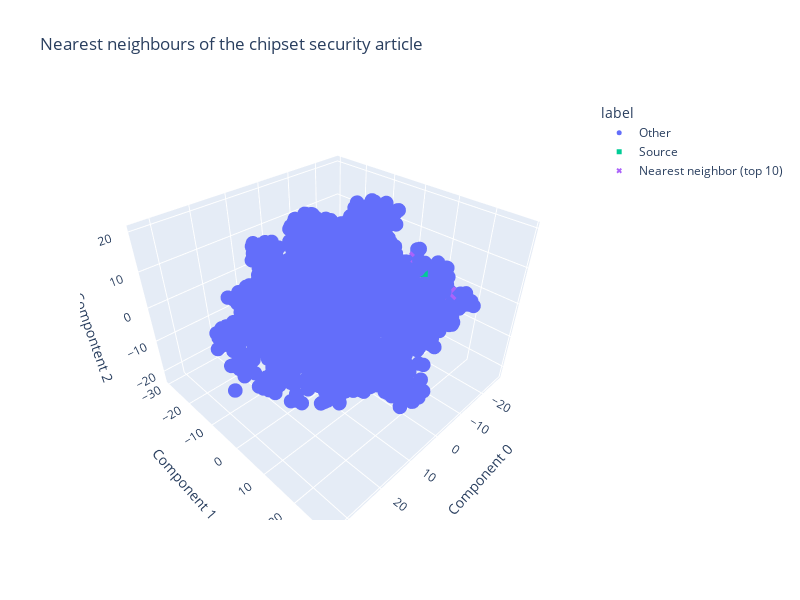

The notebook cell this image was saved under:
### Markdown cell above
Should you want to, you can also make an interactive 3D plot of the embeddings with the function `chart_from_components_3D`. (Doing so will require recomputing the t-SNE components with `n_components=3`.)

### Code cell
# get embeddings for all article descriptions
# this is here to facilitate recalculation of the tsne_components with n_components = 3
embeddings = [embedding_from_string(string) for string in article_descriptions]
# compress the 2048-dimensional embeddings into 3 dimensions using t-SNE where we override the default n_components = 2
tsne_components = tsne_components_from_embeddings(embeddings, 3)
# get the article labels for coloring the chart
labels = df["label"].tolist()

# a 3D chart of nearest neighbors of the chipset security article
chart_from_components_3D(
    components=tsne_components,
    labels=tony_blair_labels,
    strings=article_descriptions,
    width=800,
    height=600,
    title="Nearest neighbours of the chipset security article",
    category_orders={"label": ["Other", "Nearest neighbours", "Source"]},
)

### Figure 1 — Plotly figure (JSON) as saved in the notebook; plotly's stock layout.template omitted (floating-point values rounded to 4 significant figures; data arrays with more than 128 entries replaced by an {"elided": "..."} marker saying what was removed)
{"data": [{"customdata": {"elided": "1989x1 str values"}, "hovertemplate": "label=Other<br>Component 0=%{x}<br>Component 1=%{y}<br>Compontent 2=%{z}<br>string=%{customdata[0]}<extra></extra>", "legendgroup": "Other", "marker": {"color": "#636efa", "size": 5, "symbol": "circle"}, "mode": "markers", "name": "Other", "scene": "scene", "showlegend": true, "type": "scatter3d", "x": {"elided": "1989 float values"}, "y": {"elided": "1989 float values"}, "z": {"elided": "1989 float values"}}, {"customdata": [["BRITAIN: BLAIR WARNS OF<br>CLIMATE THREAT Prime Minister<br>Tony Blair urged the<br>international community to<br>consider global warming a dire<br>threat and agree on a plan of<br>action to curb the<br>quot;alarming quot; growth of<br>greenhouse gases."]], "hovertemplate": "label=Source<br>Component 0=%{x}<br>Component 1=%{y}<br>Compontent 2=%{z}<br>string=%{customdata[0]}<extra></extra>", "legendgroup": "Source", "marker": {"color": "#00cc96", "size": 5, "symbol": "square"}, "mode": "markers", "name": "Source", "scene": "scene", "showlegend": true, "type": "scatter3d", "x": [-15.76], "y": [10.02], "z": [6.376]}, {"customdata": [["AP - Scientists warned Tuesday<br>that a long-term increase in<br>global temperature of 3.5<br>degrees could threaten Latin<br>American water supplies,<br>reduce food yields in Asia and<br>result in a rise in extreme<br>weather conditions in the<br>Caribbean."], ["LONDON : The United States<br>faced rare criticism over<br>human rights from close ally<br>Britain, with an official<br>British government report<br>taking Washington to task over<br>concerns about Iraq and the<br>Guantanamo Bay jail."], ["Israel is prepared to back a<br>Middle East conference<br>convened by Tony Blair early<br>next year despite having<br>expressed fears that the<br>British plans were over-<br>ambitious and designed"], ["Reuters - Global warming is<br>melting\\Ecuador's cherished<br>mountain glaciers and could<br>cause several\\of them to<br>disappear over the next two<br>decades, Ecuadorean and\\French<br>scientists said on Wednesday."], ["THE re-election of British<br>Prime Minister Tony Blair<br>would be seen as an<br>endorsement of the military<br>action in Iraq, Prime Minister<br>John Howard said today."], ["LONDON, England -- A US<br>scientist is reported to have<br>observed a surprising jump in<br>the amount of carbon dioxide,<br>the main greenhouse gas."], ["AFP - A battle group of<br>British troops rolled out of<br>southern Iraq on a US-<br>requested mission to deadlier<br>areas near Baghdad, in a major<br>political gamble for British<br>Prime Minister Tony Blair."], ["The anguish of hostage Kenneth<br>Bigley in Iraq hangs over<br>Prime Minister Tony Blair<br>today as he faces the twin<br>test of a local election and a<br>debate by his Labour Party<br>about the divisive war."], ["The European Union #39;s head<br>office issued a bleak economic<br>report Tuesday, warning that<br>the sharp rise in oil prices<br>will  quot;take its toll quot;<br>on economic growth next year<br>while the euro #39;s renewed<br>climb could threaten crucial<br>exports."], ["Tony Blair talks to business<br>leaders about new proposals<br>for a major shake-up of the<br>English exam system."]], "hovertemplate": "label=Nearest neighbor (top 10)<br>Component 0=%{x}<br>Component 1=%{y}<br>Compontent 2=%{z}<br>string=%{customdata[0]}<extra></extra>", "legendgroup": "Nearest neighbor (top 10)", "marker": {"color": "#ab63fa", "size": 5, "symbol": "x"}, "mode": "markers", "name": "Nearest neighbor (top 10)", "scene": "scene", "showlegend": true, "type": "scatter3d", "x": [-0.2205, -14.71, -14.55, 0.6416, -14.24, 3.785, -16.89, -14.76, 5.534, -16.05], "y": [-4.962, 12.17, 19.46, -6.834, 9.421, -5.334, 8.308, 10.08, 20.25, 8.093], "z": [-11.9, 2.238, 4.606, -11.21, 7.128, -11.55, 2.527, 8.269, -1.766, 8.741]}], "layout": {"height": 600, "legend": {"title": {"text": "label"}, "tracegroupgap": 0}, "scene": {"domain": {"x": [0, 1], "y": [0, 1]}, "xaxis": {"title": {"text": "Component 0"}}, "yaxis": {"title": {"text": "Component 1"}}, "zaxis": {"title": {"text": "Compontent 2"}}}, "title": {"text": "Nearest neighbours of the chipset security article"}, "width": 800}}
